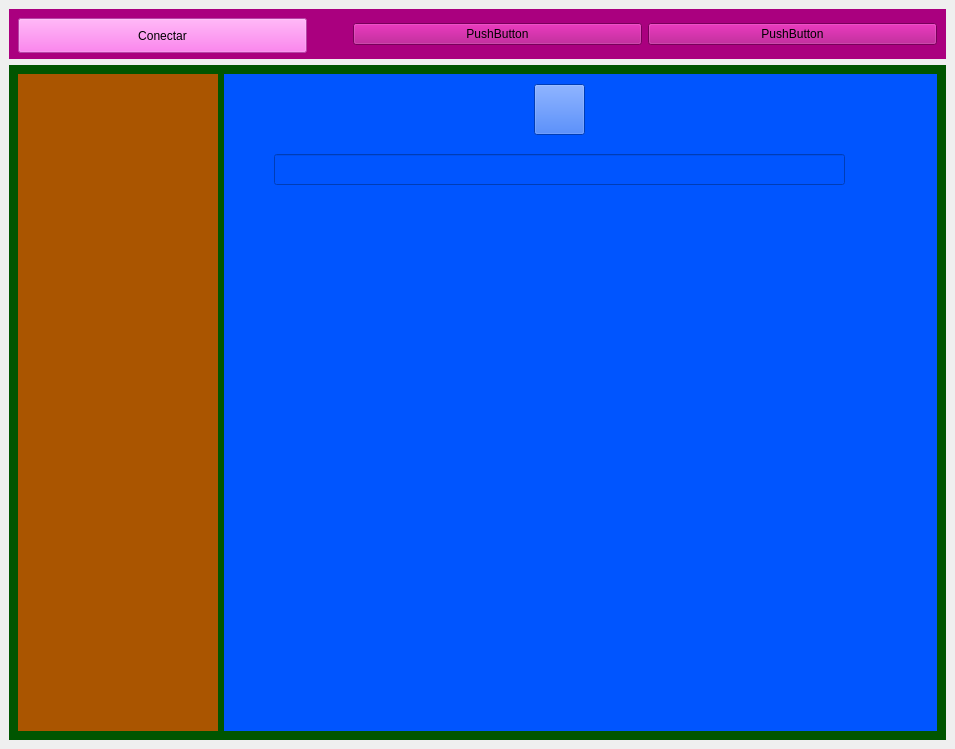
<?xml version="1.0" encoding="UTF-8"?>
<ui version="4.0">
 <class>MainWindow</class>
 <widget class="QMainWindow" name="MainWindow">
  <property name="geometry">
   <rect>
    <x>0</x>
    <y>0</y>
    <width>955</width>
    <height>749</height>
   </rect>
  </property>
  <property name="windowTitle">
   <string>MainWindow</string>
  </property>
  <widget class="QWidget" name="centralwidget">
   <layout class="QVBoxLayout" name="verticalLayout">
    <item>
     <widget class="QFrame" name="frame">
      <property name="maximumSize">
       <size>
        <width>16777215</width>
        <height>50</height>
       </size>
      </property>
      <property name="styleSheet">
       <string notr="true">background-color: rgb(170, 0, 127);</string>
      </property>
      <property name="frameShape">
       <enum>QFrame::NoFrame</enum>
      </property>
      <layout class="QHBoxLayout" name="horizontalLayout">
       <item>
        <widget class="QPushButton" name="pushButton">
         <property name="minimumSize">
          <size>
           <width>0</width>
           <height>35</height>
          </size>
         </property>
         <property name="maximumSize">
          <size>
           <width>16777215</width>
           <height>35</height>
          </size>
         </property>
         <property name="styleSheet">
          <string notr="true">background-color: rgb(255, 255, 255);
background-color: rgb(255, 96, 234);</string>
         </property>
         <property name="text">
          <string>Conectar</string>
         </property>
         <property name="icon">
          <iconset>
           <normaloff>iconos/database_1602360.png</normaloff>iconos/database_1602360.png</iconset>
         </property>
        </widget>
       </item>
       <item>
        <spacer name="horizontalSpacer">
         <property name="orientation">
          <enum>Qt::Vertical</enum>
         </property>
         <property name="sizeHint" stdset="0">
          <size>
           <width>40</width>
           <height>20</height>
          </size>
         </property>
        </spacer>
       </item>
       <item>
        <widget class="QPushButton" name="pushButton_3">
         <property name="text">
          <string>PushButton</string>
         </property>
        </widget>
       </item>
       <item>
        <widget class="QPushButton" name="pushButton_4">
         <property name="text">
          <string>PushButton</string>
         </property>
        </widget>
       </item>
      </layout>
     </widget>
    </item>
    <item>
     <widget class="QFrame" name="frame_2">
      <property name="styleSheet">
       <string notr="true">background-color: rgb(0, 85, 0);</string>
      </property>
      <property name="frameShape">
       <enum>QFrame::NoFrame</enum>
      </property>
      <layout class="QHBoxLayout" name="horizontalLayout_2">
       <item>
        <widget class="QFrame" name="frame_3">
         <property name="minimumSize">
          <size>
           <width>200</width>
           <height>0</height>
          </size>
         </property>
         <property name="maximumSize">
          <size>
           <width>200</width>
           <height>16777215</height>
          </size>
         </property>
         <property name="styleSheet">
          <string notr="true">background-color: rgb(170, 85, 0);</string>
         </property>
         <property name="frameShape">
          <enum>QFrame::NoFrame</enum>
         </property>
        </widget>
       </item>
       <item>
        <widget class="QFrame" name="frame_4">
         <property name="styleSheet">
          <string notr="true">background-color: rgb(0, 85, 255);</string>
         </property>
         <property name="frameShape">
          <enum>QFrame::NoFrame</enum>
         </property>
         <widget class="QLineEdit" name="Bonotoncito">
          <property name="geometry">
           <rect>
            <x>50</x>
            <y>80</y>
            <width>571</width>
            <height>31</height>
           </rect>
          </property>
          <property name="font">
           <font>
            <pointsize>15</pointsize>
           </font>
          </property>
          <property name="text">
           <string/>
          </property>
         </widget>
         <widget class="QPushButton" name="btnNombre">
          <property name="geometry">
           <rect>
            <x>310</x>
            <y>10</y>
            <width>51</width>
            <height>51</height>
           </rect>
          </property>
          <property name="text">
           <string/>
          </property>
          <property name="icon">
           <iconset>
            <normaloff>iconos/bluetooth_8103462.png</normaloff>iconos/bluetooth_8103462.png</iconset>
          </property>
          <property name="iconSize">
           <size>
            <width>30</width>
            <height>30</height>
           </size>
          </property>
         </widget>
        </widget>
       </item>
      </layout>
     </widget>
    </item>
   </layout>
  </widget>
 </widget>
 <resources/>
 <connections/>
</ui>
